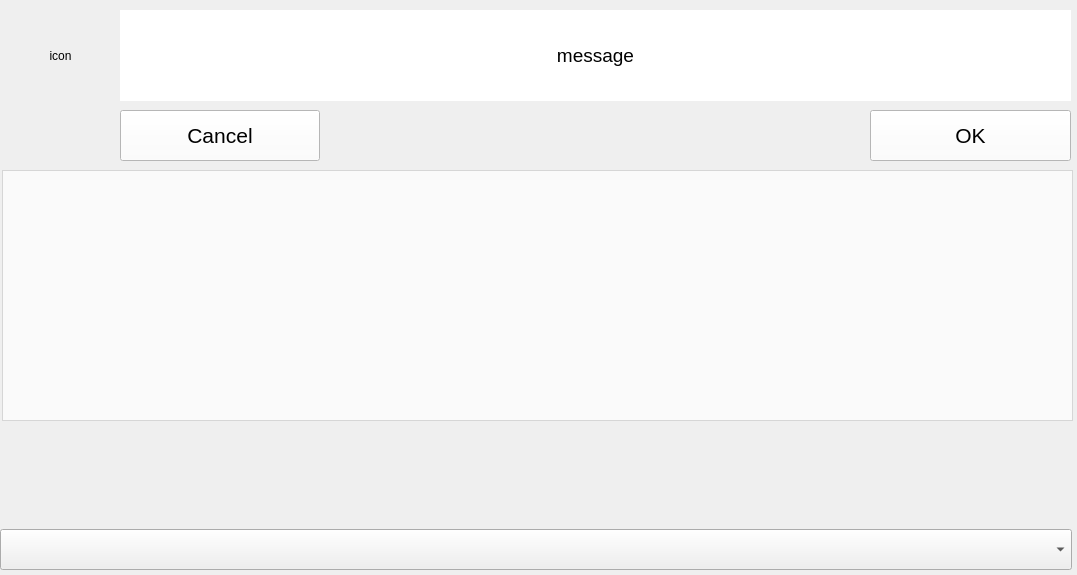
<?xml version="1.0" encoding="UTF-8"?>
<ui version="4.0">
 <class>input_dialog_frame</class>
 <widget class="QFrame" name="input_dialog_frame">
  <property name="geometry">
   <rect>
    <x>0</x>
    <y>0</y>
    <width>1077</width>
    <height>575</height>
   </rect>
  </property>
  <property name="windowTitle">
   <string>Frame</string>
  </property>
  <property name="frameShape">
   <enum>QFrame::Box</enum>
  </property>
  <property name="frameShadow">
   <enum>QFrame::Plain</enum>
  </property>
  <property name="lineWidth">
   <number>0</number>
  </property>
  <widget class="QLabel" name="icon_label">
   <property name="geometry">
    <rect>
     <x>10</x>
     <y>10</y>
     <width>101</width>
     <height>91</height>
    </rect>
   </property>
   <property name="styleSheet">
    <string notr="true">background:#00FFFFFF</string>
   </property>
   <property name="text">
    <string>icon</string>
   </property>
   <property name="scaledContents">
    <bool>true</bool>
   </property>
   <property name="alignment">
    <set>Qt::AlignCenter</set>
   </property>
  </widget>
  <widget class="QLabel" name="message_label">
   <property name="geometry">
    <rect>
     <x>120</x>
     <y>10</y>
     <width>951</width>
     <height>91</height>
    </rect>
   </property>
   <property name="font">
    <font>
     <pointsize>14</pointsize>
    </font>
   </property>
   <property name="styleSheet">
    <string notr="true">background-color: #FFFFFF</string>
   </property>
   <property name="text">
    <string>message</string>
   </property>
   <property name="alignment">
    <set>Qt::AlignCenter</set>
   </property>
  </widget>
  <widget class="QTextEdit" name="content_container">
   <property name="geometry">
    <rect>
     <x>2</x>
     <y>170</y>
     <width>1071</width>
     <height>251</height>
    </rect>
   </property>
   <property name="styleSheet">
    <string notr="true">background-color: #AAFFFFFF</string>
   </property>
  </widget>
  <widget class="QPushButton" name="esc_button">
   <property name="geometry">
    <rect>
     <x>120</x>
     <y>110</y>
     <width>200</width>
     <height>51</height>
    </rect>
   </property>
   <property name="font">
    <font>
     <pointsize>16</pointsize>
    </font>
   </property>
   <property name="autoFillBackground">
    <bool>false</bool>
   </property>
   <property name="styleSheet">
    <string notr="true">background:#FFFFFFFF</string>
   </property>
   <property name="text">
    <string>Cancel</string>
   </property>
   <property name="iconSize">
    <size>
     <width>32</width>
     <height>32</height>
    </size>
   </property>
   <property name="flat">
    <bool>false</bool>
   </property>
  </widget>
  <widget class="QPushButton" name="ok_button">
   <property name="geometry">
    <rect>
     <x>870</x>
     <y>110</y>
     <width>201</width>
     <height>51</height>
    </rect>
   </property>
   <property name="font">
    <font>
     <pointsize>16</pointsize>
    </font>
   </property>
   <property name="autoFillBackground">
    <bool>false</bool>
   </property>
   <property name="styleSheet">
    <string notr="true">background:#FFFFFFFF</string>
   </property>
   <property name="text">
    <string>OK</string>
   </property>
   <property name="iconSize">
    <size>
     <width>32</width>
     <height>32</height>
    </size>
   </property>
   <property name="flat">
    <bool>false</bool>
   </property>
  </widget>
  <widget class="QComboBox" name="combo_box">
   <property name="geometry">
    <rect>
     <x>0</x>
     <y>529</y>
     <width>1072</width>
     <height>41</height>
    </rect>
   </property>
   <property name="autoFillBackground">
    <bool>true</bool>
   </property>
   <property name="minimumContentsLength">
    <number>5</number>
   </property>
   <property name="duplicatesEnabled">
    <bool>false</bool>
   </property>
  </widget>
 </widget>
 <resources/>
 <connections>
  <connection>
   <sender>ok_button</sender>
   <signal>clicked()</signal>
   <receiver>input_dialog_frame</receiver>
   <slot>hide()</slot>
   <hints>
    <hint type="sourcelabel">
     <x>605</x>
     <y>150</y>
    </hint>
    <hint type="destinationlabel">
     <x>488</x>
     <y>272</y>
    </hint>
   </hints>
  </connection>
  <connection>
   <sender>esc_button</sender>
   <signal>clicked()</signal>
   <receiver>input_dialog_frame</receiver>
   <slot>hide()</slot>
   <hints>
    <hint type="sourcelabel">
     <x>305</x>
     <y>150</y>
    </hint>
    <hint type="destinationlabel">
     <x>488</x>
     <y>272</y>
    </hint>
   </hints>
  </connection>
 </connections>
</ui>
